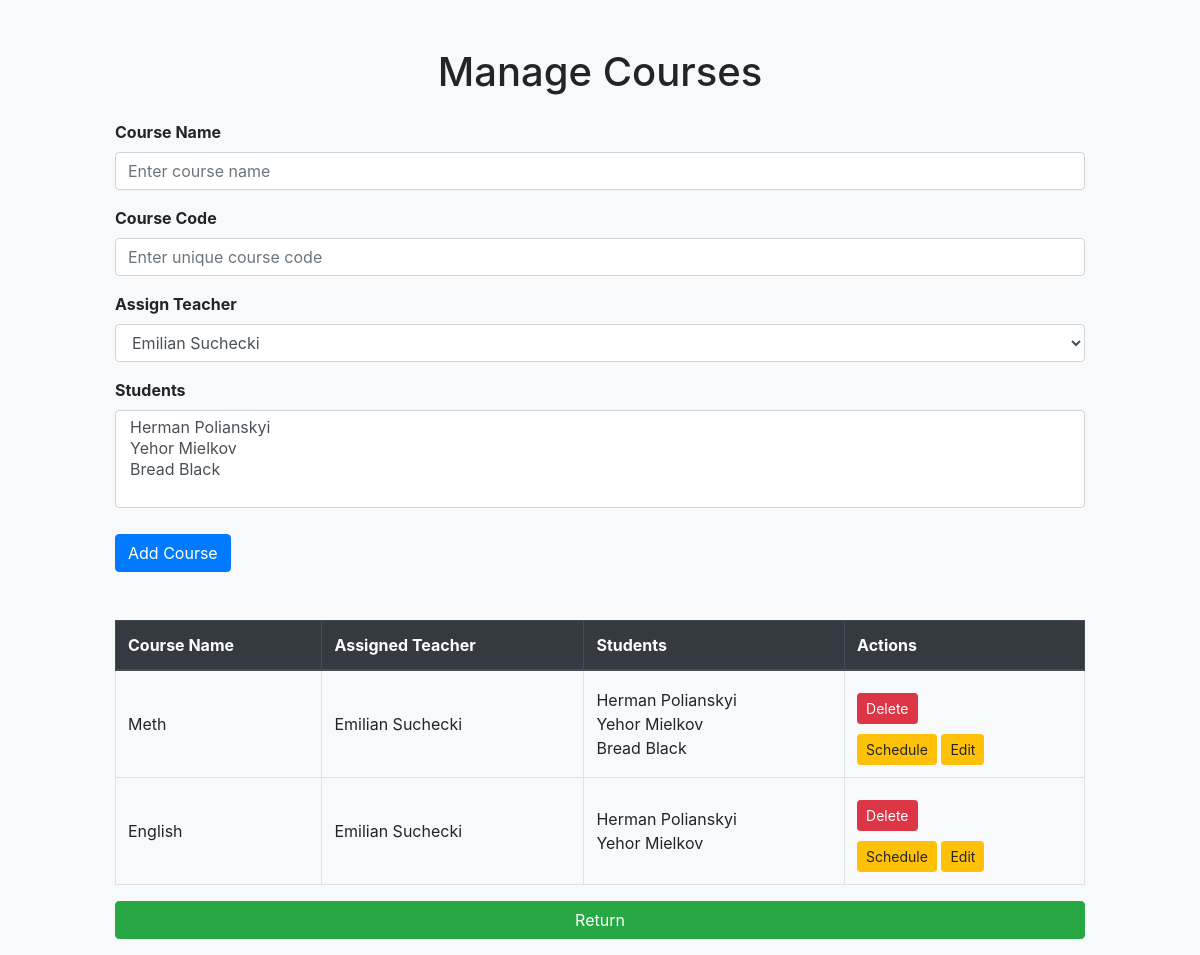
The app's page /admin_page (signed in) with its own data.
### models.py (models this page shows)
class Course(db.Model):
    id = db.Column(db.Integer, primary_key=True)
    name = db.Column(db.String(150), nullable=False)
    code = db.Column(db.String(50), nullable=False, unique=True, index=True)
    teacher_id = db.Column(db.Integer, db.ForeignKey('teacher.id'), nullable=False)
    students = db.relationship('User', secondary='enrollment', back_populates='enrolled_courses')
    course_schedule = db.relationship('Schedule', back_populates='course', cascade="all, delete-orphan")

class BaseUser(UserMixin, db.Model):
    __abstract__ = True
    id = db.Column(db.Integer, primary_key=True)
    username = db.Column(db.String(150), unique=True, nullable=False)
    password = db.Column(db.String(150), nullable=False)
    first_name = db.Column(db.String(100), nullable=True)
    last_name = db.Column(db.String(100), nullable=True)
    account_type = db.Column(db.String(50), nullable=False)
    email = db.Column(db.String(150), nullable=True, unique=True)

class Teacher(BaseUser):
    __tablename__ = 'teacher'
    subjects = db.Column(db.String(200), nullable=False)
    office = db.Column(db.String(100), nullable=False)
    consultation_hours = db.Column(db.String(100), nullable=False)
    courses = db.relationship('Course', backref='teacher')

class User(BaseUser):
    __tablename__ = 'user'
    major = db.Column(db.String(150), nullable=True)
    semester = db.Column(db.Integer, nullable=True)
    enrolled_courses = db.relationship('Course', secondary='enrollment', back_populates='students')

### app.py (the view, shortened to what this page needs)
@app.route('/admin_page', methods=['GET', 'POST'])
@login_required
def manage_courses():
    teachers = Teacher.query.all()
    courses = Course.query.all()
    students = User.query.filter_by(account_type='user').all()
    return render_template('manage_courses.html', courses=courses, teachers=teachers, students=students)

### app.py (called while the page is built)
@login_manager.user_loader
def load_user(user_id):
    user = User.query.get(int(user_id))
    if not user:
        user = Teacher.query.get(int(user_id))
    if not user:
        user = Admin.query.get(int(user_id))
    return user

### templates/manage_courses.html (shortened to what this page needs)
<!DOCTYPE html>
<html lang="en">
<head>
    <link rel="stylesheet" href="https://cdn.jsdelivr.net/npm/bootstrap@4.3.1/dist/css/bootstrap.min.css">
</head>
<body>
    <div class="container mt-5">
        <h1 class="text-center mb-4">Manage Courses</h1>
        <form method="POST" class="mb-5">
            <div class="form-group">
                <label for="name">Course Name</label>
                <input type="text" class="form-control" name="name" id="name" placeholder="Enter course name" required>
            </div>
            <div class="form-group">
                <label for="code">Course Code</label>
                <input type="text" class="form-control" name="code" id="code" placeholder="Enter unique course code" required>
            </div>
            <div class="form-group">
                <label for="teacher_id">Assign Teacher</label>
                <select class="form-control" name="teacher_id" id="teacher_id" required>
                    {% for teacher in teachers %}
                    <option value="{{ teacher.id }}">{{ teacher.first_name }} {{ teacher.last_name }}</option>
                    {% endfor %}
                </select>
            </div>
            <div class="form-group">
                <label for="students">Students</label>
                <select name="students" class="form-control" multiple>
                    {% for user in students %}
                    <option value="{{ user.id }}">{{ user.first_name }} {{ user.last_name }}</option>
                    {% endfor %}
                </select>
            </div>
            <button type="submit" class="btn btn-primary">Add Course</button>
        </form>
        <table class="table table-bordered">
            <thead class="thead-dark">
                <tr>
                    <th>Course Name</th>
                    <th>Assigned Teacher</th>
                    <th>Students</th>
                    <th>Actions</th>
                </tr>
            </thead>
            <tbody>
                {% for course in courses %}
                <tr>
                    <td>{{ course.name }}</td>
                    <td>
                        {% for teacher in teachers %}
                        {% if teacher.id == course.teacher_id %}
                        {{ teacher.first_name }} {{ teacher.last_name }}
                        {% endif %}
                        {% endfor %}
                    </td>
                    <td>
                        {% for student in course.students %}
                        {{ student.first_name }} {{ student.last_name }}<br>
                        {% endfor %}
                    </td>
                    <td>
                        <form method="POST" action="{{ url_for('delete_course', course_id=course.id) }}"
                            onsubmit="return confirm('Are you sure you want to delete this course?')">
                            <button type="submit" class="btn btn-danger btn-sm">Delete</button>
                        </form>
                        <a href="{{ url_for('edit_course_schedule', course_id=course.id) }}" class="btn btn-sm btn-warning">Schedule</a>
                        <a href="{{ url_for('edit_course', course_id=course.id) }}" class="btn btn-sm btn-warning">Edit</a>
                    </td>
                </tr>
                {% endfor %}
            </tbody>
        </table>
        <a href="{{ url_for('admin_page') }}" class="btn btn-success mb-3">Return</a>
    </div>
</body>
</html>

### templates/manage_courses.html (style rules this page uses)
body { background-color: #f8f9fa; }
.container { max-width: 1000px; }
.form-group label { font-weight: bold; }
.btn-primary, .btn-danger, .btn-warning { margin-top: 10px; }
.table th, .table td { vertical-align: middle; }
.table td { word-wrap: break-word; }
.thead-dark { background-color: #343a40; color: white; }
.btn-success { width: 100%; }

### records on screen
Course: name "Meth"
Teacher: first_name "Emilian", last_name "Suchecki"
User: {{ user.id }} 1 (drawn), first_name "Herman", last_name "Polianskyi"
User: {{ user.id }} 2 (drawn), first_name "Yehor", last_name "Mielkov"
User: {{ user.id }} 3 (drawn), first_name "Bread", last_name "Black"
Course: name "English"

### other values on screen
form field teacher_id "Emilian Suchecki"
